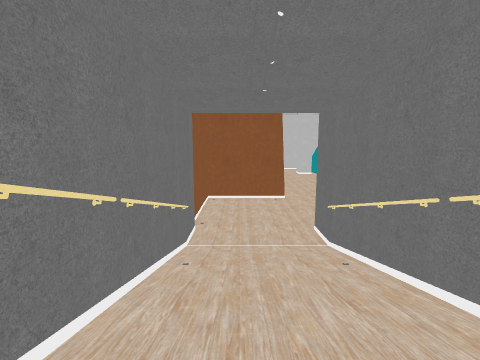
View 1 (above)

17 first-person views from a walk through a 3-D level made in the Unity game engine. The camera is 1.2 m above the floor, tilts 8° down and sees 85° across. The floor is counted in squares, 1 m on a side. Each view is taken from the middle of a square. On the plan, view 1 faces up. The plan holds only what a view shows up to about 12 squares ahead; the rest is blank. The place goes on beyond the plan. Some animated figures are left out. Some surface patterns are stand-ins.

View 2
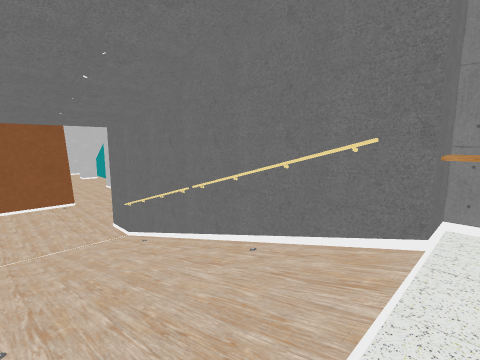

View 3
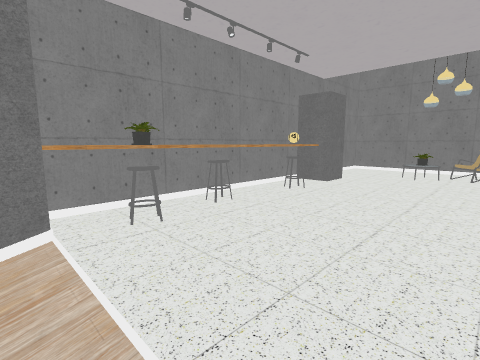

View 4
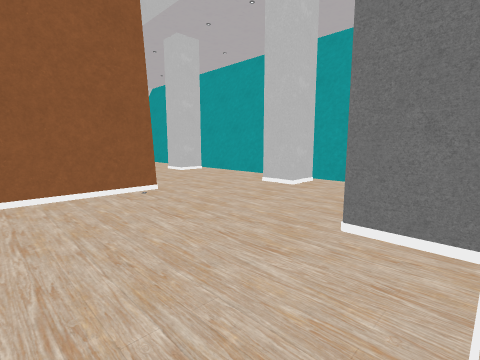

View 5
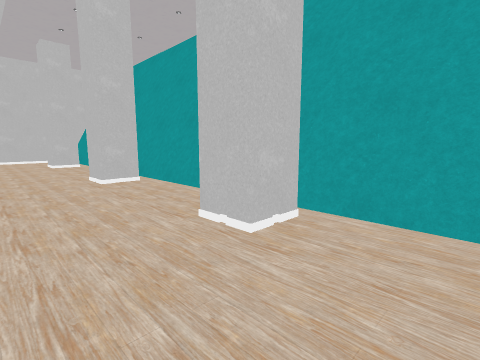

View 6
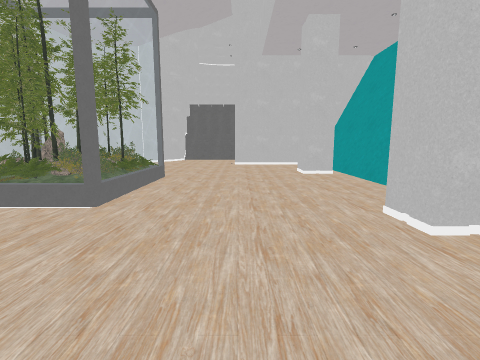

View 7
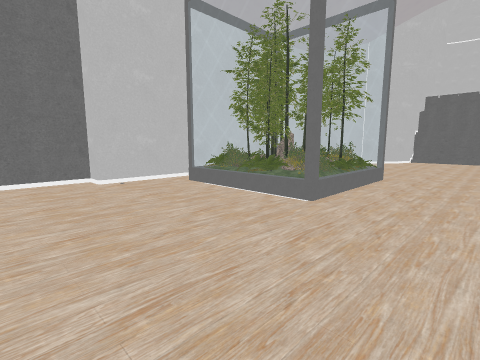

View 8
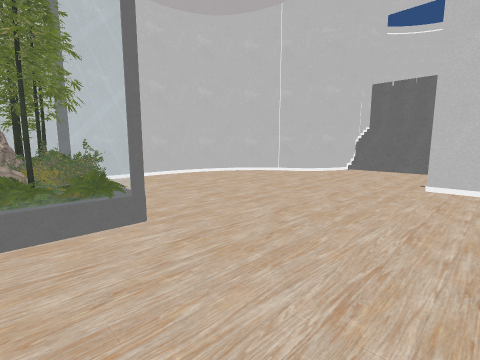

View 9
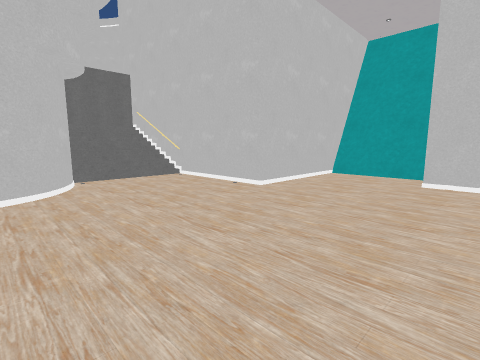

View 10
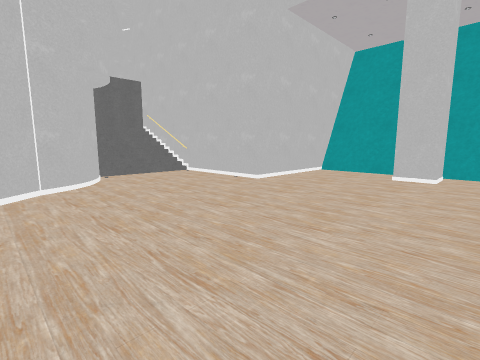

View 11
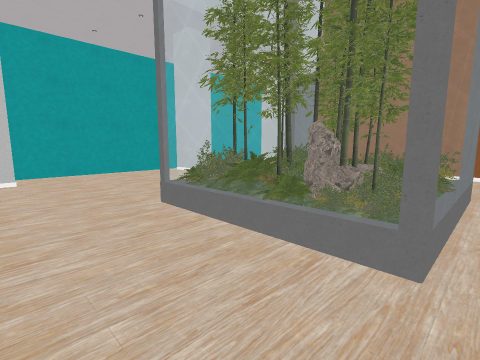

View 12
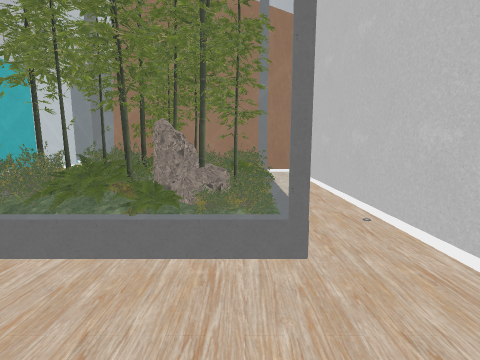

View 13
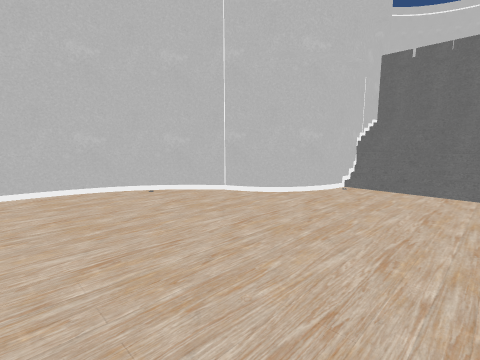

View 14
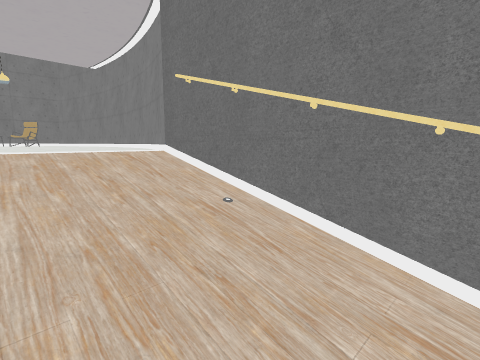

View 15
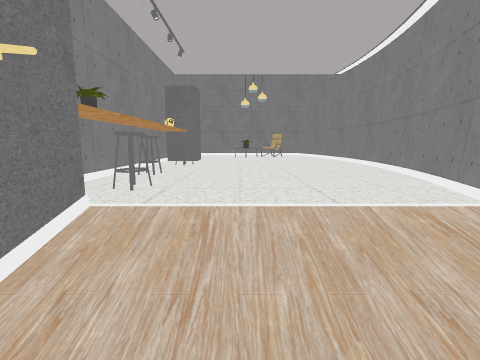

View 16
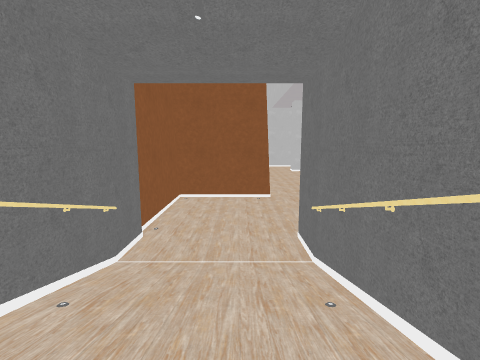

View 17
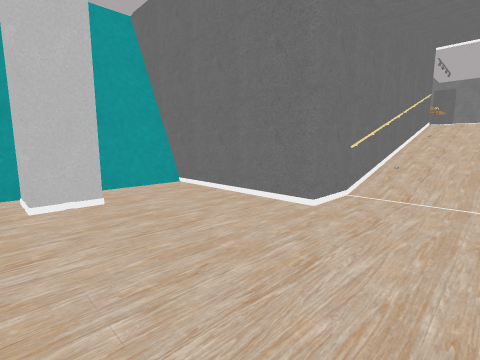

### Floor plan
Key: @ floor where view 1 was taken; # wall or solid block; . main floor; : floor 1.25 m higher than the main floor; + floor 1.5 m higher than the main floor; * floor 1.75 m higher than the main floor; % floor 2 m higher than the main floor; / step, stairs or slope; = window, fence, low wall or low ledge; R railing; S stool; P pot; C chair; O other object.
Columns run from 6 left of view 1 to 8 right of it. Each row starts with its distance up from view 1.
 38     #OOO
 37       ##
 36     #////O
 35      ////O
 34      #///O
 33      #///#
 32     ##...#
 31   ###....#
 30   #......#
 29  ##......######
 28  #...........=#
 27  #...........=#
 26  #...........=#
 25  #..........OO#
 24  #..........O##
 23  #.OOOO......=#
 22  #OOOOO......=#
 21  #OOOOO......=#
 20  #OOOOO......=#
 19  #OOOOO......=#
 18  #..........OO#
 17 ##..........O##
 16 #............=#
 15 #............=#
 14 #########....=#
 13     #........=#
 12     #.......OO#
 11     #.......O##
 10     #........=#
  9     #........##
  8     #....####=#
  7     #....#
  6     #R//R#
  5     #R//R#
  4     #R//R#
  3     #////#
  2     #://:#
  1     #+//+#
  0     #*@/*#
 -1     #////##
 -2     O%%%%O#
 -3     #   SP
 -4    ##    S
 -5    #     O
 -6    #     S
 -7    O     O
 -8    #     O
 -9    #     O
-10    O
-11    O#CCO
-12    OO

Positions as (right, up) in squares from view 1, and headings:
1: (0, 0), facing up
2: (-1, -2), facing up-right
3: (-1, -1), facing down-right
4: (-1, 7), facing up-right
5: (3, 9), facing up-right
6: (3, 14), facing up
7: (3, 14), facing up-left
8: (4, 21), facing up-left
9: (-3, 24), facing up-right
10: (-4, 23), facing up-right
11: (-4, 25), facing down-right
12: (-3, 25), facing down
13: (2, 26), facing up-left
14: (1, 3), facing down-left
15: (1, 1), facing down
16: (1, 2), facing up
17: (0, 13), facing down-right
